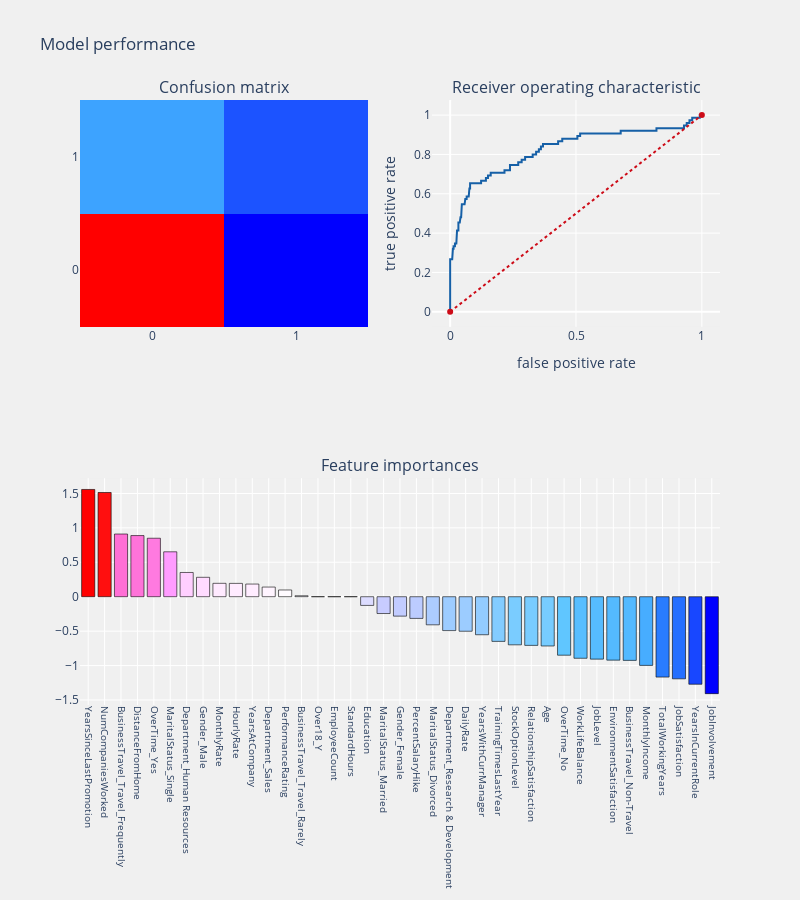

The notebook cell saved with this chart:
### Markdown cell above
## Create the function to train the model, test it, and visualize the results

### Code cell
def prediction(algorithm, training_x, testing_x, training_y, testing_y, cf, threshold_plot):
    #model
    algorithm.fit(training_x, training_y)
    predictions = algorithm.predict(testing_x)
    probabilities = algorithm.predict_proba(testing_x)
        
    print('Algorithm:', type(algorithm).__name__)
    print("\nClassification report:\n", classification_report(testing_y, predictions))
    print("Accuracy Score:", accuracy_score(testing_y, predictions))
    
    #confusion matrix
    conf_matrix = confusion_matrix(testing_y, predictions)
    #roc_auc_score
    model_roc_auc = roc_auc_score(testing_y, predictions) 
    print("Area under curve:", model_roc_auc,"\n")
    
    fpr, tpr, thresholds = roc_curve(testing_y, probabilities[:,1])
     
    #plot confusion matrix
    trace1 = go.Heatmap(z = conf_matrix,
                        x = ["0", "1"],
                        y = ["0", "1"],
                        showscale = False, colorscale = "Picnic",
                        name = "Confusion matrix")
    
    #plot roc curve
    trace2 = go.Scatter(x = fpr, y = tpr,
                        name = "Roc: " + str(model_roc_auc),
                        line = dict(color = ('rgb(22, 96, 167)'), width = 2))
    trace3 = go.Scatter(x = [0,1], y = [0,1],
                        line = dict(color = ('rgb(205, 12, 24)'), width = 2,
                        dash = 'dot'))
    
    if cf in ['coefficients', 'features']:
        if cf == 'coefficients':
            coefficients = pd.DataFrame(algorithm.coef_.ravel())
        elif cf == 'features':
            coefficients = pd.DataFrame(algorithm.feature_importances_)
        
        column_df = pd.DataFrame(training_x.columns.tolist())
        coef_sumry = (pd.merge(coefficients, column_df, left_index=True, 
                               right_index=True, how="left"))
        coef_sumry.columns = ["coefficients", "features"]
        coef_sumry = coef_sumry.sort_values(by = "coefficients", ascending=False)
        display(coef_sumry)
        #plot coeffs
        trace4 = go.Bar(x = coef_sumry["features"], y = coef_sumry["coefficients"], 
                        name = "coefficients",
                        marker = dict(color = coef_sumry["coefficients"],
                                      colorscale = "Picnic",
                                      line = dict(width = .6, color = "black")
                                     )
                       )
        #subplots
        fig = make_subplots(rows=2, cols=2, specs=[[{}, {}], [{'colspan': 2}, None]],
                                subplot_titles=('Confusion matrix',
                                                'Receiver operating characteristic',
                                                'Feature importances')
                           )  
        fig.append_trace(trace1,1,1)
        fig.append_trace(trace2,1,2)
        fig.append_trace(trace3,1,2)
        fig.append_trace(trace4,2,1)
        fig['layout'].update(showlegend=False, title="Model performance",
                             autosize=False, height = 900, width = 800,
                             plot_bgcolor = 'rgba(240,240,240, 0.95)',
                             paper_bgcolor = 'rgba(240,240,240, 0.95)',
                             margin = dict(b = 195))
        fig["layout"]["xaxis2"].update(dict(title = "false positive rate"))
        fig["layout"]["yaxis2"].update(dict(title = "true positive rate"))
        fig["layout"]["xaxis3"].update(dict(showgrid = True, tickfont = dict(size = 10), tickangle = 90))
        

        
    py.iplot(fig)
    return(coef_sumry,algorithm)



## Feed the parameters to the function created above
#Split the data into train dataset and test dataset and use the Hyper Parameters obtained above to generate a Logistic Regression instance and execute the function.

from sklearn.model_selection import train_test_split
from sklearn.metrics import confusion_matrix, accuracy_score, classification_report, cohen_kappa_score
from sklearn.metrics import roc_auc_score, roc_curve, f1_score, precision_score, recall_score
from sklearn.metrics import precision_recall_curve, average_precision_score
import statsmodels.api as sm
# from yellowbrick.classifier import DiscriminationThreshold

#For better performance use MinMaxScaler to scale and translates each feature individually such that it is in the given range on the training set, e.g. between zero and one.
from sklearn.preprocessing import MinMaxScaler
scaler = MinMaxScaler()
df_x =pd.DataFrame(scaler.fit_transform(df[item_list]),columns=item_list)
                   
df['Attrition encoded']=np.where(df['Attrition']=='No',0,1)   

#splitting the principal training dataset to subtrain and subtest datasets

x_train, x_test, y_train, y_test = train_test_split(df_x, df['Attrition encoded'], 
                                                    test_size = .3)
from sklearn.linear_model import LogisticRegression
import plotly.graph_objs as go # visualization
import plotly.offline as py # visualization
py.init_notebook_mode(connected=True) # visualization
import plotly.graph_objs as go # visualization
from plotly.subplots import make_subplots
import plotly.figure_factory as ff # visualization
import warnings
warnings.filterwarnings("ignore")
#Baseline model        
# logit = LogisticRegression(C=1000, class_weight=None, dual=False, fit_intercept=True,
#                            intercept_scaling=1, max_iter=100, multi_class='ovr', n_jobs=1,
#                            penalty='l2', random_state=None, solver='liblinear', tol=0.0001,
#                            verbose=0, warm_start=False)
logit = LogisticRegression()

coef_sumry, model=prediction(logit, x_train, x_test, y_train, y_test, "coefficients", threshold_plot=False)

### Figure 1 — Plotly figure (JSON) as saved in the notebook; plotly's stock layout.template omitted (floating-point values rounded to 4 significant figures)
{"data": [{"colorscale": [[0, "rgb(0,0,255)"], [0.1, "rgb(51,153,255)"], [0.2, "rgb(102,204,255)"], [0.3, "rgb(153,204,255)"], [0.4, "rgb(204,204,255)"], [0.5, "rgb(255,255,255)"], [0.6, "rgb(255,204,255)"], [0.7, "rgb(255,153,255)"], [0.8, "rgb(255,102,204)"], [0.9, "rgb(255,102,102)"], [1, "rgb(255,0,0)"]], "name": "Confusion matrix", "showscale": false, "type": "heatmap", "x": ["0", "1"], "xaxis": "x", "y": ["0", "1"], "yaxis": "y", "z": [[359, 7], [49, 26]]}, {"line": {"color": "rgb(22, 96, 167)", "width": 2}, "name": "Roc: 0.6637704918032787", "type": "scatter", "x": [0, 0, 0, 0.008197, 0.008197, 0.01093, 0.01093, 0.01366, 0.01366, 0.01913, 0.01913, 0.02459, 0.02459, 0.02732, 0.02732, 0.03279, 0.03279, 0.03825, 0.03825, 0.04098, 0.04098, 0.04372, 0.04372, 0.04645, 0.04645, 0.05738, 0.05738, 0.06011, 0.06011, 0.06557, 0.06557, 0.07377, 0.07377, 0.0765, 0.0765, 0.07923, 0.07923, 0.123, 0.123, 0.1421, 0.1421, 0.1503, 0.1503, 0.1612, 0.1612, 0.2158, 0.2158, 0.2377, 0.2377, 0.2705, 0.2705, 0.2842, 0.2842, 0.2978, 0.2978, 0.3279, 0.3279, 0.3415, 0.3415, 0.3525, 0.3525, 0.3607, 0.3607, 0.3689, 0.3689, 0.429, 0.429, 0.4454, 0.4454, 0.5055, 0.5055, 0.5164, 0.5164, 0.6776, 0.6776, 0.8197, 0.8197, 0.929, 0.929, 0.9399, 0.9399, 0.9508, 0.9508, 0.9617, 0.9617, 0.9918, 0.9918, 1], "xaxis": "x2", "y": [0, 0.01333, 0.2667, 0.2667, 0.2933, 0.2933, 0.32, 0.32, 0.3333, 0.3333, 0.3467, 0.3467, 0.3867, 0.3867, 0.4133, 0.4133, 0.4533, 0.4533, 0.4667, 0.4667, 0.48, 0.48, 0.5333, 0.5333, 0.5467, 0.5467, 0.56, 0.56, 0.5733, 0.5733, 0.5867, 0.5867, 0.6, 0.6, 0.6267, 0.6267, 0.6533, 0.6533, 0.6667, 0.6667, 0.68, 0.68, 0.6933, 0.6933, 0.7067, 0.7067, 0.72, 0.72, 0.7467, 0.7467, 0.76, 0.76, 0.7733, 0.7733, 0.7867, 0.7867, 0.8, 0.8, 0.8133, 0.8133, 0.8267, 0.8267, 0.84, 0.84, 0.8533, 0.8533, 0.8667, 0.8667, 0.88, 0.88, 0.8933, 0.8933, 0.9067, 0.9067, 0.92, 0.92, 0.9333, 0.9333, 0.9467, 0.9467, 0.96, 0.96, 0.9733, 0.9733, 0.9867, 0.9867, 1, 1], "yaxis": "y2"}, {"line": {"color": "rgb(205, 12, 24)", "dash": "dot", "width": 2}, "type": "scatter", "x": [0, 1], "xaxis": "x2", "y": [0, 1], "yaxis": "y2"}, {"marker": {"color": [1.558, 1.514, 0.9108, 0.8883, 0.8498, 0.6524, 0.3522, 0.282, 0.1945, 0.1938, 0.1839, 0.1403, 0.09788, 0.01396, 0, 0, 0, -0.1264, -0.2443, -0.2821, -0.3152, -0.4083, -0.4926, -0.5019, -0.5525, -0.6489, -0.6991, -0.7071, -0.7159, -0.8499, -0.8944, -0.9068, -0.9218, -0.9249, -0.998, -1.168, -1.193, -1.272, -1.408], "colorscale": [[0, "rgb(0,0,255)"], [0.1, "rgb(51,153,255)"], [0.2, "rgb(102,204,255)"], [0.3, "rgb(153,204,255)"], [0.4, "rgb(204,204,255)"], [0.5, "rgb(255,255,255)"], [0.6, "rgb(255,204,255)"], [0.7, "rgb(255,153,255)"], [0.8, "rgb(255,102,204)"], [0.9, "rgb(255,102,102)"], [1, "rgb(255,0,0)"]], "line": {"color": "black", "width": 0.6}}, "name": "coefficients", "type": "bar", "x": ["YearsSinceLastPromotion", "NumCompaniesWorked", "BusinessTravel_Travel_Frequently", "DistanceFromHome", "OverTime_Yes", "MaritalStatus_Single", "Department_Human Resources", "Gender_Male", "MonthlyRate", "HourlyRate", "YearsAtCompany", "Department_Sales", "PerformanceRating", "BusinessTravel_Travel_Rarely", "Over18_Y", "EmployeeCount", "StandardHours", "Education", "MaritalStatus_Married", "Gender_Female", "PercentSalaryHike", "MaritalStatus_Divorced", "Department_Research & Development", "DailyRate", "YearsWithCurrManager", "TrainingTimesLastYear", "StockOptionLevel", "RelationshipSatisfaction", "Age", "OverTime_No", "WorkLifeBalance", "JobLevel", "EnvironmentSatisfaction", "BusinessTravel_Non-Travel", "MonthlyIncome", "TotalWorkingYears", "JobSatisfaction", "YearsInCurrentRole", "JobInvolvement"], "xaxis": "x3", "y": [1.558, 1.514, 0.9108, 0.8883, 0.8498, 0.6524, 0.3522, 0.282, 0.1945, 0.1938, 0.1839, 0.1403, 0.09788, 0.01396, 0, 0, 0, -0.1264, -0.2443, -0.2821, -0.3152, -0.4083, -0.4926, -0.5019, -0.5525, -0.6489, -0.6991, -0.7071, -0.7159, -0.8499, -0.8944, -0.9068, -0.9218, -0.9249, -0.998, -1.168, -1.193, -1.272, -1.408], "yaxis": "y3"}], "layout": {"annotations": [{"font": {"size": 16}, "showarrow": false, "text": "Confusion matrix", "x": 0.225, "xanchor": "center", "xref": "paper", "y": 1, "yanchor": "bottom", "yref": "paper"}, {"font": {"size": 16}, "showarrow": false, "text": "Receiver operating characteristic", "x": 0.775, "xanchor": "center", "xref": "paper", "y": 1, "yanchor": "bottom", "yref": "paper"}, {"font": {"size": 16}, "showarrow": false, "text": "Feature importances", "x": 0.5, "xanchor": "center", "xref": "paper", "y": 0.375, "yanchor": "bottom", "yref": "paper"}], "autosize": false, "height": 900, "margin": {"b": 195}, "paper_bgcolor": "rgba(240,240,240, 0.95)", "plot_bgcolor": "rgba(240,240,240, 0.95)", "showlegend": false, "title": {"text": "Model performance"}, "width": 800, "xaxis": {"anchor": "y", "domain": [0, 0.45]}, "xaxis2": {"anchor": "y2", "domain": [0.55, 1], "title": {"text": "false positive rate"}}, "xaxis3": {"anchor": "y3", "domain": [0, 1], "showgrid": true, "tickangle": 90, "tickfont": {"size": 10}}, "yaxis": {"anchor": "x", "domain": [0.625, 1]}, "yaxis2": {"anchor": "x2", "domain": [0.625, 1], "title": {"text": "true positive rate"}}, "yaxis3": {"anchor": "x3", "domain": [0, 0.375]}}}
